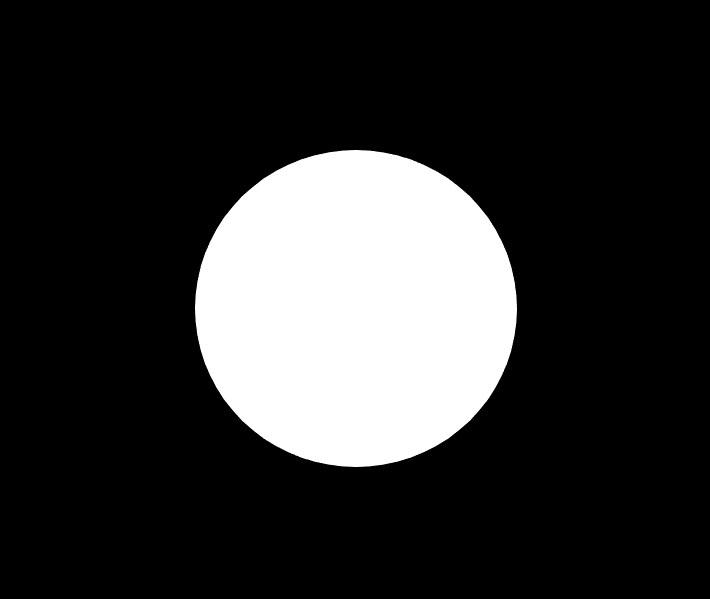
//> input picture Software/C++/Docs/CirclePicBinary.png, 710 x 599 px
$ ./_circleContoursRadiusCheck   (built with g++ and OpenCV 4)
//> lines starting //> are read from the running program, lines starting //| are printed output that depends on the picture; after the words box and inside, x2 and y2 are one past the last pixel; in counts of white or black regions, pixels touching at a corner belong together

#include <iostream>
#include "opencv2/highgui/highgui.hpp"
#include "opencv2/imgproc/imgproc.hpp"
#include <stdio.h>
#include <stdlib.h>

using namespace cv;
using namespace std;

void findCircleCenter(const Mat &Image, int (*Coordinates)[2]);

RNG rng(12345);

int main( int argc, char** argv )
{
    Mat src; // Source image
    int coordPoints [5][2];

    src = imread( "Docs/CirclePicBinary.png", IMREAD_GRAYSCALE);
//> src is the input picture: 599 rows x 710 cols, CV_8UC1; min 0, max 255, mean 48
    if(! src.data )
    {
        printf("Error imagen\n"); exit(1);
    }

    imshow( "Source image", src );
    findCircleCenter(src, coordPoints);
    waitKey(0);
  return(0);
}

void findCircleCenter(const Mat &Image, int (*Coordinates)[2])
{
    static int argMin, argMax, radius;
    Mat imgray, thresh;
    vector<vector<Point> > contours;
    vector<Vec4i> hierarchy;
    //cvtColor(Image,imgray, COLOR_BGR2GRAY);
    bilateralFilter(Image, imgray, 9,75,75);
    GaussianBlur(imgray, imgray, Size(5,5),0);
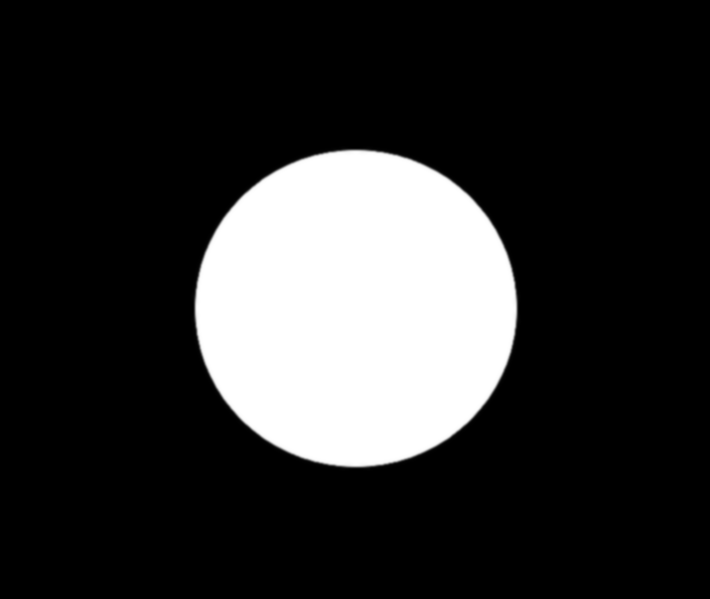
//> imgray: 599 rows x 710 cols, CV_8UC1; min 0, max 255, mean 48
    threshold(imgray, thresh, 127,255, 0);
//> thresh: 599 rows x 710 cols, CV_8UC1; 18.8% white; 1 white region


    threshold(imgray, thresh, 0, 255, THRESH_BINARY | THRESH_OTSU); //THRESH_BINARY | THRESH_OTSU

    findContours(thresh, contours, hierarchy, RETR_TREE, CHAIN_APPROX_SIMPLE, Point(0,0) );
//> contours = 1 contour; box (x1, y1, x2, y2) and area: (195, 150, 517, 467) 79622
    argMin, argMax, radius = 0;
    vector<Moments> mu(contours.size() );
//> mu = 1 item
    vector<Point2f> mc( contours.size() );
//> mc = 1 Point (x, y): [0, 0]

    for( int i = 0; i < contours.size(); i++ )
    {
        //argMin = std::distance(contours[i].begin(), std::min_element(contours[i].begin(), contours[i].end()));
        //argMax = std::distance(contours[i].begin(), std::max_element(contours[i].begin(), contours[i].end()));
        argMin = arcLength( contours[i], true );
        //radius = (argMax - argMin) / 2;
        printf("radius = %d", argMin);

        if (radius > 10)
        {
            mu[i] = moments( contours[i], false );
            mc[i] = Point2f( mu[i].m10/mu[i].m00 , mu[i].m01/mu[i].m00 );
            printf("Radius check : %d, %d", mu[i], mc[i]);
        }
    }
//> this loop made 1 pass
//> argMin on pass 1: 1056
//| radius = 1056

    /// Draw contours
    Mat drawing = Mat::zeros( thresh.size(), CV_8UC3 );
    for( int i = 0; i < contours.size(); i++ )
     {
       Scalar color = Scalar( rng.uniform(0, 255), rng.uniform(0,255), rng.uniform(0,255) );
       drawContours( drawing, contours, i, color, 2, 8, hierarchy, 0, Point() );
     }
//> this loop made 1 pass
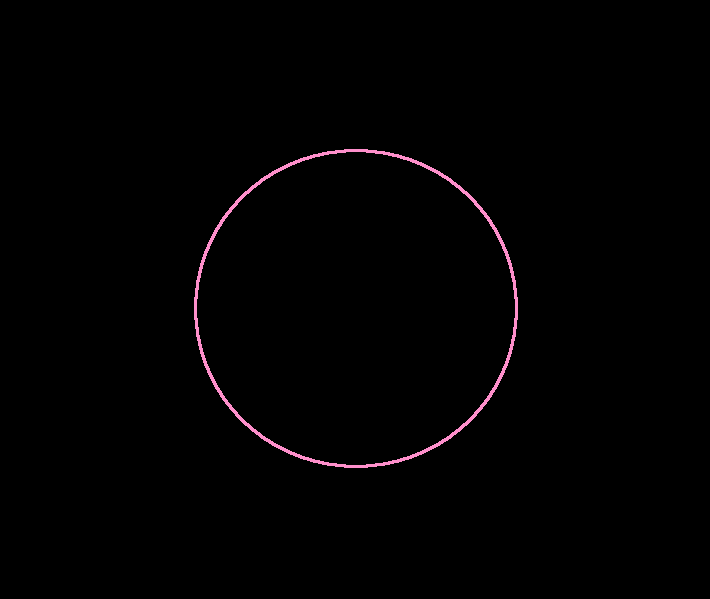
//> drawing: 599 rows x 710 cols, CV_8UC3; mean B, G, R 1.6, 1.2, 2.1

    /// Show in a window
    namedWindow( "Contours", WINDOW_AUTOSIZE );
    imshow( "Contours", drawing );
}
